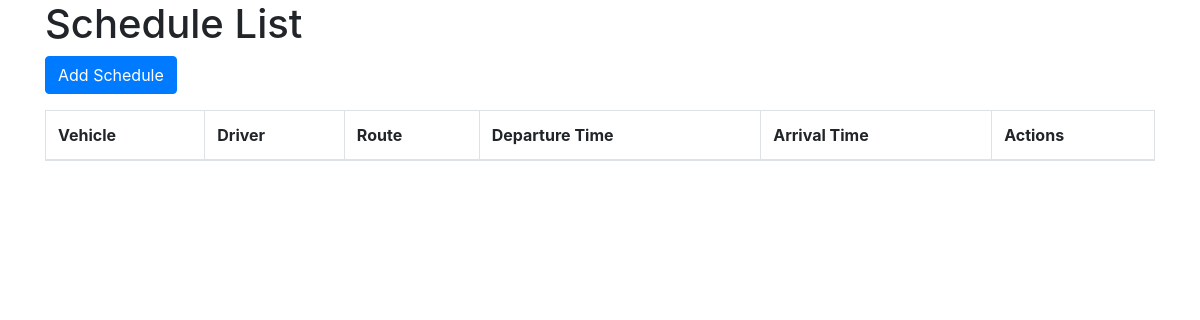
The page /transport/schedules/ (signed in) on the database as committed earlier.
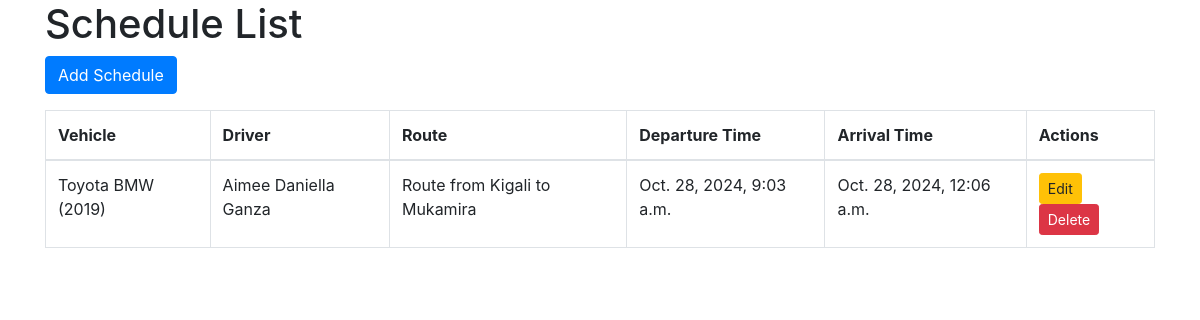
The same page on the database as committed later.
### transport/models.py (models this page shows, shortened)
class Schedule(models.Model):
    vehicle = models.ForeignKey(Vehicle, on_delete=models.CASCADE)
    driver = models.ForeignKey(Driver, on_delete=models.CASCADE)
    route = models.ForeignKey(Route, on_delete=models.CASCADE)
    departure_time = models.DateTimeField()
    arrival_time = models.DateTimeField()

class Vehicle(models.Model):
    VIN = models.CharField(max_length=17, unique=True)
    make = models.CharField(max_length=50)
    model = models.CharField(max_length=50)
    year = models.PositiveIntegerField()
    color = models.CharField(max_length=30)
    latitude = models.FloatField()
    longitude = models.FloatField()
    driver = models.ForeignKey(Driver, on_delete=models.SET_NULL, null=True, blank=True)
    def __str__(self):
        return f"{self.make} {self.model} ({self.year})"

class Driver(models.Model):
    name = models.CharField(max_length=100)
    license_number = models.CharField(max_length=50)
    contact_number = models.CharField(max_length=15)
    def __str__(self):
        return self.name

class Route(models.Model):
    start_location = models.CharField(max_length=100)
    end_location = models.CharField(max_length=100)
    distance = models.FloatField()
    duration = models.FloatField()
    def __str__(self):
        return f"Route from {self.start_location} to {self.end_location}"

### transport/views.py (the view)
# urls.py: path('schedules/', schedule_list, name='schedule_list'),
@login_required
def schedule_list(request):
    schedules = Schedule.objects.all()
    return render(request, 'transport/schedule_list.html', {'schedules': schedules})

### transport/templates/transport/schedule_list.html (shortened to what this page needs)
<!DOCTYPE html>
<html lang="en">
<head>
    <link rel="stylesheet" href="https://maxcdn.bootstrapcdn.com/bootstrap/4.5.2/css/bootstrap.min.css">
</head>
<body>
    <div class="container">
        <h1>Schedule List</h1>
        <a href="{% url 'transport:add_schedule' %}" class="btn btn-primary">Add Schedule</a>
        <table class="table table-bordered mt-3">
            <thead>
                <tr>
                    <th>Vehicle</th>
                    <th>Driver</th>
                    <th>Route</th>
                    <th>Departure Time</th>
                    <th>Arrival Time</th>
                    <th>Actions</th>
                </tr>
            </thead>
            <tbody>
                {% for schedule in schedules %}
                <tr>
                    <td>{{ schedule.vehicle }}</td>
                    <td>{{ schedule.driver }}</td>
                    <td>{{ schedule.route }}</td>
                    <td>{{ schedule.departure_time }}</td>
                    <td>{{ schedule.arrival_time }}</td>
                    <td>
                        <a href="{% url 'transport:edit_schedule' schedule.id %}" class="btn btn-warning btn-sm">Edit</a>
                        <a href="{% url 'transport:delete_schedule' schedule.id %}" class="btn btn-danger btn-sm">Delete</a>
                    </td>
                </tr>
                {% endfor %}
            </tbody>
        </table>
    </div>
</body>
</html>

Rows that differ between the two databases and show on the page:
added Schedule: vehicle "Toyota BMW (2019)", driver "Aimee Daniella Ganza", route "Route from Kigali to Mukamira", departure_time "Oct. 28, 2024, 9:03 a.m.", arrival_time "Oct. 28, 2024, 12:06 a.m."
